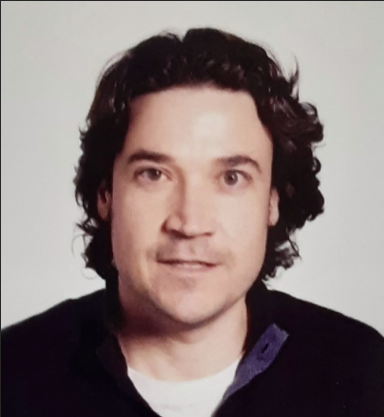
#> input picture Ejercicio2/images/javier.png, 384 x 417 px
$ jupyter execute ejercicio2.ipynb
#> lines starting #> are read from the running program, lines starting #| are printed output that depends on the picture; long printed decimals are rounded
# IPBMA. Exercice 2.

**Authors**:
- Pablo García Fernández (pablo.garcia.fernandez2@rai.usc.es)
- Javier Goya Pérez (javier.goya@rai.usc.es)
- Sindy Rocío Mojica Gómez (sindyrocio.mojica@rai.usc.es)

[cell 1]
# Configuration
import numpy as np
from numpy import asarray
import matplotlib.pyplot as plt
from matplotlib import image
from PIL import Image

### Basic image exercises with matplotlib.

[cell 2]
names = ["images/javier.png","images/rocio.png","images/pablo.png"]

for n in names:
    im = image.imread(n)
#> im is the input picture: shape (417, 384, 4) float32; mean R, G, B, A 0.542, 0.487, 0.481, 1
    print("Imagen:", n)
    print("Type:", im.dtype)
#| Type: float32
    print("Size:", im.shape)
#| Size: (417, 384, 4)
    print("Mean:", np.mean(im))
#| Mean: 0.6271
    print("Max:", np.max(im))
#| Max: 1.0
    print("Min:", np.min(im))
#| Min: 0.0
    plt.imshow(im)
    plt.show()
#> pass 2 of the loop `for n in names:`:
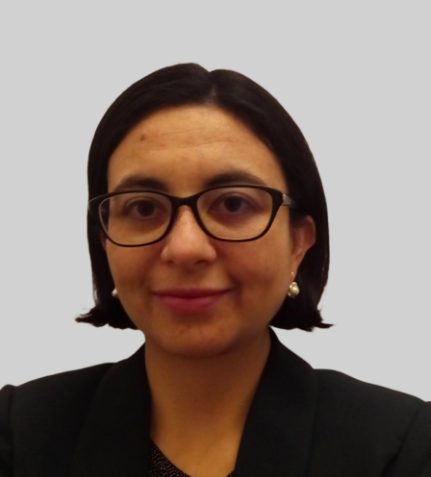
#> input picture Ejercicio2/images/rocio.png, 431 x 477 px
#> im is the input picture: shape (477, 431, 4) float32; mean R, G, B, A 0.546, 0.485, 0.454, 1
#| Type: float32
#| Size: (477, 431, 4)
#| Mean: 0.6209
#| Max: 1.0
#| Min: 0.0
#> pass 3 of the loop `for n in names:`:
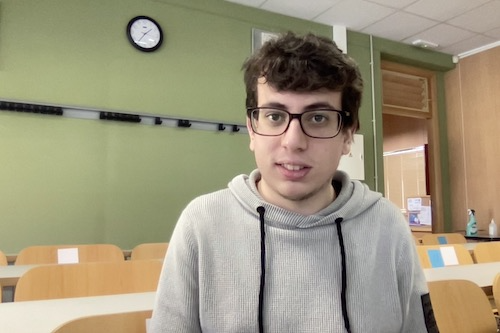
#> input picture Ejercicio2/images/pablo.png, 500 x 333 px
#> im is the input picture: shape (333, 500, 4) float32; mean R, G, B, A 0.622, 0.59, 0.492, 1
#| Type: float32
#| Size: (333, 500, 4)
#| Mean: 0.6759
#| Max: 1.0
#| Min: 0.0

### Basic image exercises with PIL.

[cell 3]
names = ["images/javier.png","images/rocio.png","images/pablo.png"]

for n in names:
    img= Image.open(n)
    print("Format:", img.format)
#| Format: PNG
    print("Mode:", img.mode)
#| Mode: RGBA
    print("Size:", img.size)
#| Size: (384, 417)
    img.show()
    print('Transposing')
    plt.imshow(img.transpose(Image.FLIP_TOP_BOTTOM))
    plt.show()
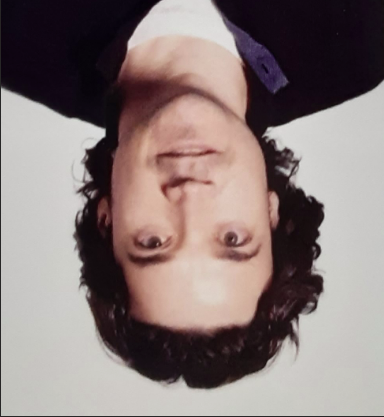
#> shown: shape (417, 384, 4); mean R, G, B, A 138.1, 124.1, 122.5, 255
    print('Rotating 30º')
    plt.imshow(img.rotate(30))
    plt.show()
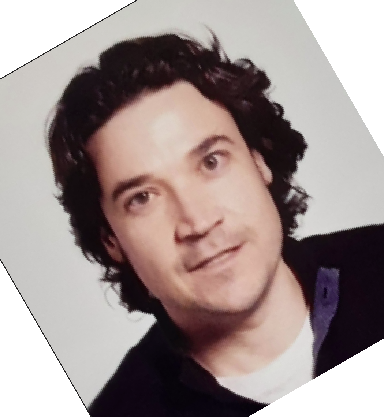
#> shown: shape (417, 384, 4); mean R, G, B, A 120.3, 107.1, 105, 215.3; transparent parts drawn white
    print('Crop to (100,100) size')
    crop = img.crop((250, 250, 350, 350))
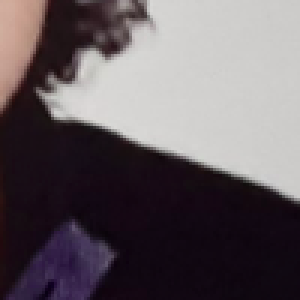
#> crop: PIL image 100x100 RGBA (shown 3 times larger); mean R, G, B, A 101.1, 92.5, 97.3, 255
    print(crop.size)
#| (100, 100)
    plt.imshow(crop)
    plt.show()
    print('Histogram')
    plt.plot(img.histogram())
    img.save(n+"saved", format="PNG")
    plt.show()
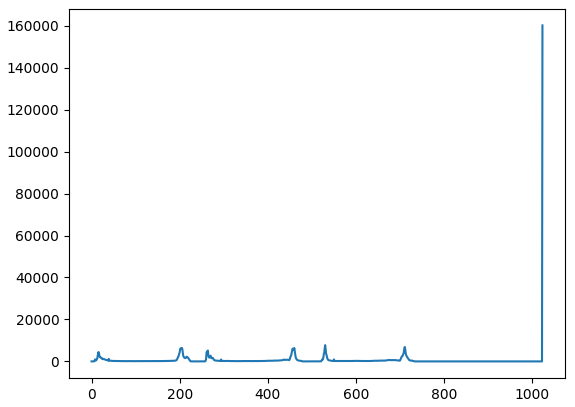
#> figure drawn by matplotlib, 1 panel; curve peaks at x = 1023, y = 160128
#> pass 2 of the loop `for n in names:`:
#> img: PIL image 431x477 RGBA
#| Format: PNG
#| Mode: RGBA
#| Size: (431, 477)
#> `crop = img.crop((250, 250, 350, 350))`:
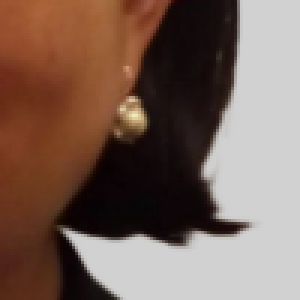
#> crop: PIL image 100x100 RGBA (shown 3 times larger); mean R, G, B, A 123.1, 100.2, 89.8, 255
#| (100, 100)
#> `plt.show()`:
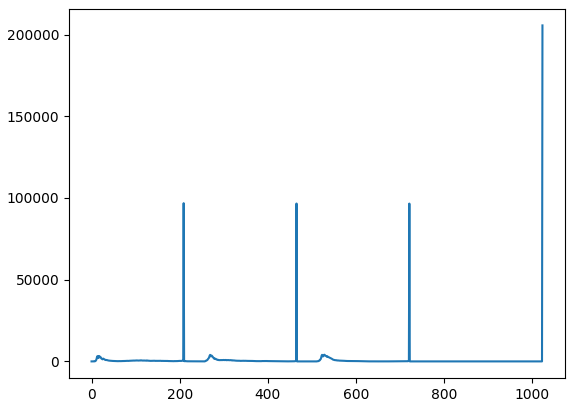
#> figure drawn by matplotlib, 1 panel; curve peaks at x = 1023, y = 205587
#> pass 3 of the loop `for n in names:`:
#> img: PIL image 500x333 RGBA
#| Format: PNG
#| Mode: RGBA
#| Size: (500, 333)
#> `crop = img.crop((250, 250, 350, 350))`:
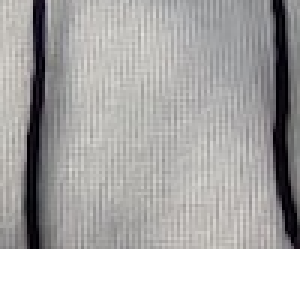
#> crop: PIL image 100x100 RGBA (shown 3 times larger); mean R, G, B, A 131.5, 130.4, 129.6, 211.7; transparent parts drawn white
#| (100, 100)
#> `plt.show()`:
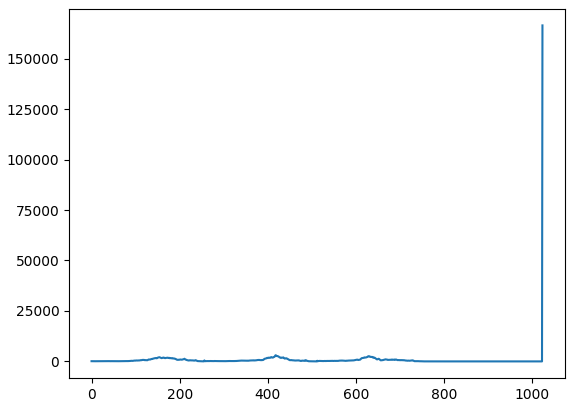
#> figure drawn by matplotlib, 1 panel; curve peaks at x = 1023, y = 166500

### Transform numpy array to PIL image and vice versa

[cell 4]
names = ["images/javier.png","images/rocio.png","images/pablo.png"]

for n in names:
    print(n)
    img = Image.open(n)
    imgNp= asarray(img) #PIL to Numpy
    print(type(imgNp))
#| <class 'numpy.ndarray'>
    imgPIL = Image.fromarray(imgNp) #Numpy to PIL
    print(type(imgPIL))
#| <class 'PIL.Image.Image'>
    print('\n')
#> pass 2 of the loop `for n in names:`:
#| <class 'numpy.ndarray'>
#| <class 'PIL.Image.Image'>
#> pass 3 of the loop `for n in names:`:
#| <class 'numpy.ndarray'>
#| <class 'PIL.Image.Image'>
